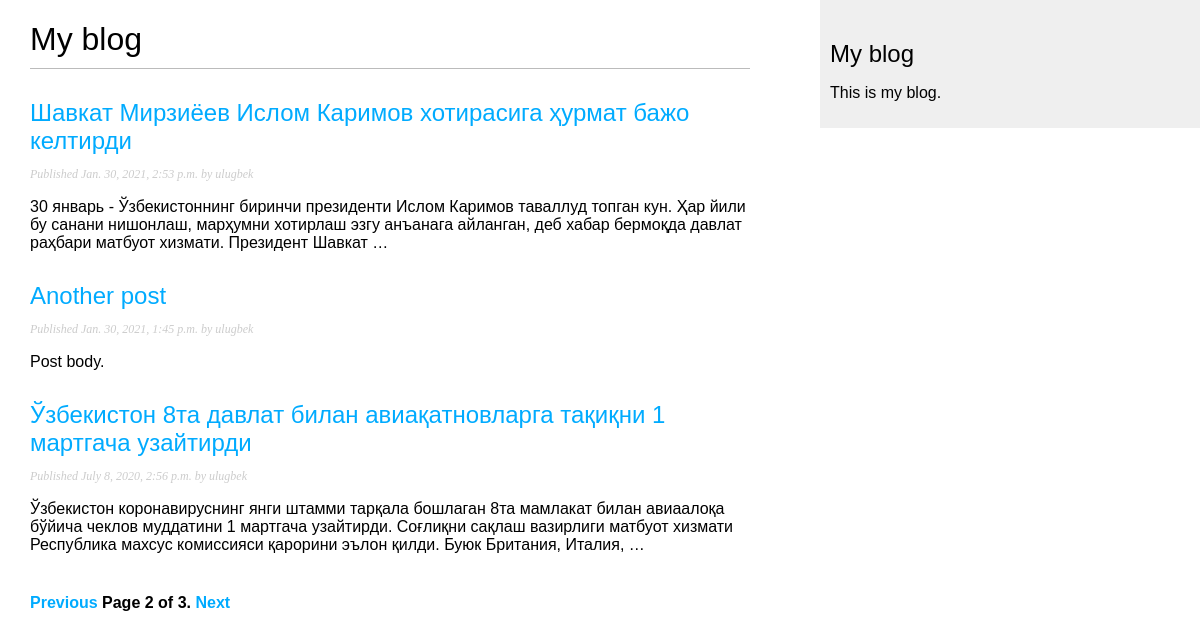
Screenshot of /blog/?page=2 with the database file from the repository.
### blog/models.py (models this page shows, shortened)
class Post(models.Model):
    STATUS_CHOICES = (
        ('draft', 'Draft'),
        ('published', 'Published'),
    )
    title = models.CharField(max_length=250)
    slug = models.SlugField(max_length=250, unique_for_date='publish')
    author = models.ForeignKey(User, on_delete=models.CASCADE, related_name='blog_posts')
    body = models.TextField()
    publish = models.DateTimeField(default=timezone.now)
    created = models.DateTimeField(auto_now=True)
    updated = models.DateTimeField(auto_now=True)
    status = models.CharField(max_length=10, choices=STATUS_CHOICES, default='draft')
    objects = models.Manager() # Менеджер по умолчанию.
    published = PublishedManager() # Наш новый менеджер.
    class Meta:
        ordering = ('-publish',)
        verbose_name = "Post"
        verbose_name_plural = "Posts"
    def get_absolute_url(self):
        return reverse('blog:post_detail', args=[self.publish.year, self.publish.month, self.publish.day, self.slug])

### blog/views.py (the view)
# urls.py: path('', views.PostListview.as_view(), name='post_list'),
class PostListview(ListView):
    queryset = Post.published.all()
    context_object_name = 'posts'
    paginate_by = 3
    template_name = 'blog/post/list.html'

### blog/templates/blog/post/list.html (shortened to what this page needs)
{% extends 'base.html' %}
{% block content %}
    <h1>My blog</h1>
    {% for post in posts %}
        <h2><a href="{{ post.get_absolute_url }}">{{ post.title }}</a></h2>
        <p class="date">Published {{ post.publish }} by {{ post.author }} </p>
        {{ post.body | truncatewords:30 | linebreaks }}
    {% endfor %}
    {% include "blog/pagination.html" with page=page_obj %}
{% endblock content %}

### blog/static/blog.css (style rules this page uses)
body { margin: 0; padding: 0; font-family: helvetica, sans-serif; }
a { color: #00abff; text-decoration: none; }
h1 { font-weight: normal; border-bottom: 1px solid #bbb; padding: 0 0 10px 0; }
h2 { font-weight: normal; margin: 30px 0 0; }
p.date { color: #ccc; font-family: georgia, serif; font-size: 12px; font-style: italic; }

### rows the page displays
Post: title "Шавкат Мирзиёев Ислом Каримов хотирасига ҳурмат бажо келтирди", publish "Jan. 30, 2021, 2:53 p.m.", author "ulugbek", body "30 январь - Ўзбекистоннинг биринчи президенти Ислом Каримов таваллуд топган кун. Ҳар йили бу санани нишонлаш, марҳумни хотирлаш эзгу анъанага айланган, деб хабар бермоқда давлат раҳбари матбуот хизмати. Президент Шавкат …"
Post: title "Another post", publish "Jan. 30, 2021, 1:45 p.m.", author "ulugbek", body "Post body."
Post: title "Ўзбекистон 8та давлат билан авиақатновларга тақиқни 1 мартгача узайтирди", publish "July 8, 2020, 2:56 p.m.", author "ulugbek", body "Ўзбекистон коронавируснинг янги штамми тарқала бошлаган 8та мамлакат билан авиаалоқа бўйича чеклов муддатини 1 мартгача узайтирди. Соғлиқни сақлаш вазирлиги матбуот хизмати Республика махсус комиссияси қарорини эълон қилди. Буюк Британия, Италия, …"

### other values shown
{{ page.number }} "2"
{{ page.paginator.num_pages }} "3"
